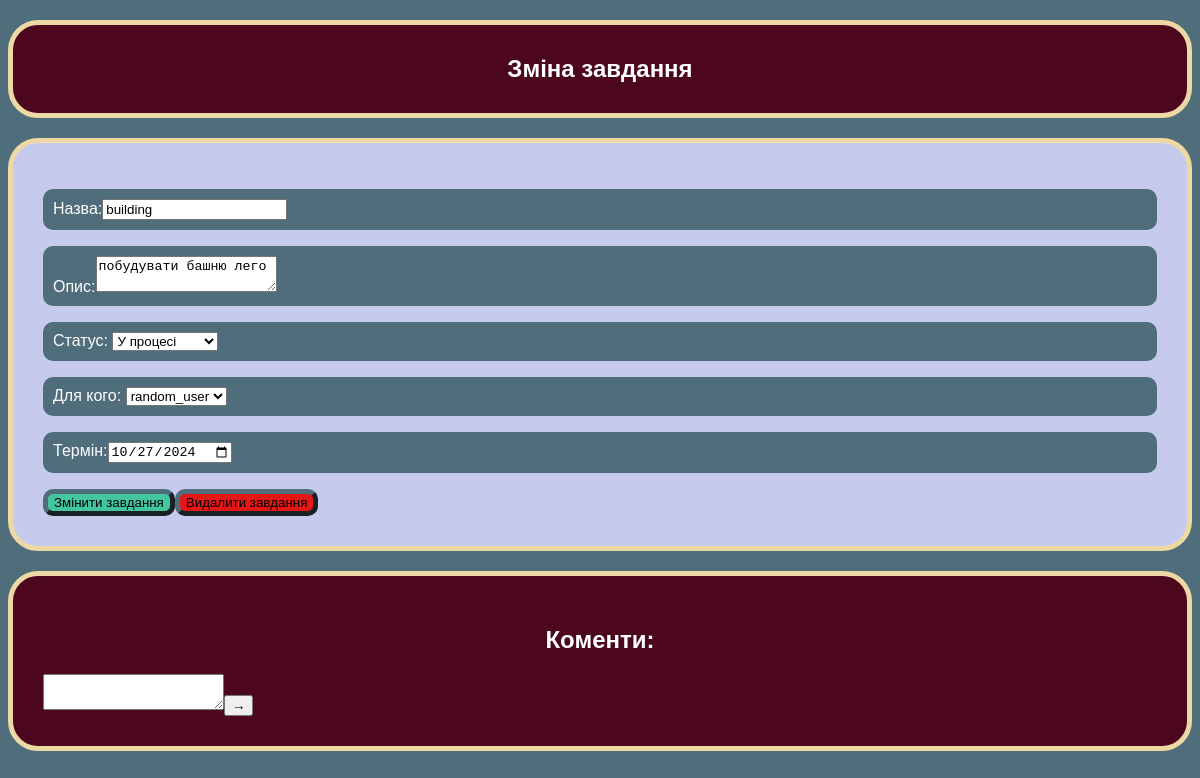
/changing_task/15/, run on the app's committed database.
### tracking_app/models.py (models this page shows, shortened)
class Task(models.Model):
    name = models.CharField(max_length=50)
    description = models.TextField()
    stat = models.CharField(max_length=50)
    term = models.DateField()
    giver_id = models.ForeignKey(User, on_delete=models.CASCADE, related_name="tasks_given", default=1)
    receiver_id = models.ForeignKey(User, on_delete=models.CASCADE, related_name="tasks_received", default=1)

class User(models.Model):
    name = models.CharField(max_length=50)
    password = models.CharField(max_length=100, default=111)
    email = models.EmailField()

### tracking_app/views.py (the view, shortened to what this page needs)
# urls.py: path('changing_task/<int:task_id>/',views.changing_task, name='changing_task'),
def changing_task(request, task_id):
    task = get_object_or_404(Task, id=task_id)
    comments = Comment.objects.filter(task = task)
    return render(request, 'changing_task.html', {'task': task, 'users': User.objects.all(), 'comments': comments})

### templates/changing_task.html (shortened to what this page needs)
{% load static %}
<!DOCTYPE html>
<html>
<head>
    <link rel="stylesheet" type="text/css" href="{% static 'tracking_app/style.css' %}">
</head>
<body>
    <h2 class="registring">Зміна завдання</h2>
    <div class="reg_info">
        <form method="POST" action="{% url 'changing_task' task_id=task.id %}">
            <p class="tags">Назва:<input type="text" id="name" name="name" value="{{task.name}}"></p>
            <p class="tags">Опис:<textarea id="description" name="description">{{ task.description }}</textarea></p>
            <p class="tags">Статус:
                <select id="stat" name="stat">
                    <option value="in_progress" {% if task.stat == "in_progress" %}selected{% endif %}>У процесі</option>
                </select>
            </p>
            <p class="tags">Для кого:
                <select id="receiver" name="receiver">
                    {% for user in users %}
                        <option value="{{ user.id }}" {% if task.receiver_id.id == user.id %}selected{% endif %}>{{ user.name }}</option>
                    {% endfor %}
                </select>
            </p>
            <p class="tags">Термін:<input type="date" id="term" name="term" value="{{ task.term|date:'Y-m-d' }}"></p>
            <button type="submit" class="submit_button" name="action" value="change">Змінити завдання</button><button type="submit" class="delete_button" name="action" value="delete">Видалити завдання</button>
        </form>
    </div>
    <div class="comments_list">
        <h2 align="center" class="white_text">Коменти:</h2>
        <div class="comment_making"><textarea type="text" id="comment_content" name="comment_content"></textarea><button type="submit" name="action" value="post_comment">→</button></div>
    </div>
</body>
</html>

### tracking_app/static/tracking_app/style.css (style rules this page uses)
.registring { background: #4C061D; border-radius: 30px; padding: 30px; text-align: center; color: #ffffff; border: 5px solid #EDD9A3; }
body { background-color: #4f6d7a; font-family: 'Helvetica', Arial, sans-serif; }
.reg_info { background: #c6caed; border-radius: 30px; padding: 30px; border: 5px solid #EDD9A3; }
.comments_list { background: #4C061D; border-radius: 30px; padding: 30px; border: 5px solid #EDD9A3; margin-top: 20px; }
.tags { background-color: #4f6d7a; padding: 10px; border-radius: 10px; color: #ffffff; }
.submit_button { background-color: #43C59E; border-color: #4f6d7a; border-radius: 10px; border-width: 5px; }
.delete_button { background-color: #e41616; border-color: #4f6d7a; border-radius: 10px; border-width: 5px; }
.white_text { color: #ffffff; }

### data on the page
Task: name "building", description "побудувати башню лего", stat "У процесі", receiver "random_user", term "10/27/2024"
